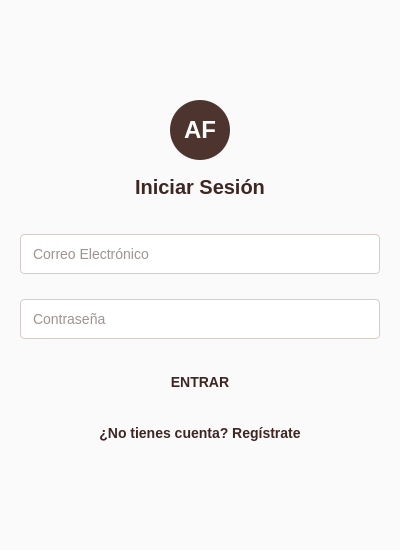
<?xml version="1.0" encoding="UTF-8"?>
<ui version="4.0">
 <class>AuthWindow</class>
 <widget class="QWidget" name="AuthWindow">
  <property name="geometry">
   <rect>
    <x>0</x>
    <y>0</y>
    <width>400</width>
    <height>550</height>
   </rect>
  </property>
  <property name="windowTitle">
   <string>AlaxaFlow - Acceso</string>
  </property>
  <property name="styleSheet">
   <string notr="true">/* ESTILO GENERAL */
QWidget {
    background-color: #FAFAFA;
    font-family: 'Segoe UI', sans-serif;
    font-size: 14px;
    color: #3E2723;
}
QLineEdit {
    background-color: #FFFFFF;
    border: 1px solid #D7CCC8;
    border-radius: 4px;
    padding: 10px;
    margin-bottom: 10px;
}
QLineEdit:focus {
    border: 2px solid #FFB74D;
}
QPushButton {
    border-radius: 4px;
    padding: 10px;
    font-weight: bold;
}
/* BOTONES PRINCIPALES (ACCION) */
QPushButton.btn-primary {
    background-color: #4E342E;
    color: white;
}
QPushButton.btn-primary:hover {
    background-color: #5D4037;
}
/* BOTONES SECUNDARIOS (LINKS) */
QPushButton.btn-link {
    background-color: transparent;
    color: #4E342E;
    text-decoration: underline;
}
QPushButton.btn-link:hover {
    color: #FFB74D;
}
/* LOGO */
QLabel#Logo, QLabel#Logo_2 {
    background-color: #4E342E;
    color: white;
    font-size: 24px;
    font-weight: bold;
    border-radius: 30px; 
}</string>
  </property>
  <layout class="QVBoxLayout" name="verticalLayout">
   <item>
    <widget class="QStackedWidget" name="stackedWidget">
     <property name="currentIndex">
      <number>0</number>
     </property>
     <widget class="QWidget" name="page_login">
      <layout class="QVBoxLayout" name="verticalLayout_2">
       <property name="spacing">
        <number>15</number>
       </property>
       <item>
        <spacer name="verticalSpacer">
         <property name="orientation">
          <enum>Qt::Vertical</enum>
         </property>
         <property name="sizeHint" stdset="0">
          <size>
           <width>20</width>
           <height>40</height>
          </size>
         </property>
        </spacer>
       </item>
       <item alignment="Qt::AlignHCenter">
        <widget class="QLabel" name="Logo">
         <property name="minimumSize">
          <size>
           <width>60</width>
           <height>60</height>
          </size>
         </property>
         <property name="maximumSize">
          <size>
           <width>60</width>
           <height>60</height>
          </size>
         </property>
         <property name="text">
          <string>AF</string>
         </property>
         <property name="alignment">
          <set>Qt::AlignCenter</set>
         </property>
        </widget>
       </item>
       <item>
        <widget class="QLabel" name="label">
         <property name="styleSheet">
          <string>font-size: 20px; font-weight: bold; margin-bottom: 20px;</string>
         </property>
         <property name="text">
          <string>Iniciar Sesión</string>
         </property>
         <property name="alignment">
          <set>Qt::AlignCenter</set>
         </property>
        </widget>
       </item>
       <item>
        <widget class="QLineEdit" name="input_login_email">
         <property name="placeholderText">
          <string>Correo Electrónico</string>
         </property>
        </widget>
       </item>
       <item>
        <widget class="QLineEdit" name="input_login_pass">
         <property name="echoMode">
          <enum>QLineEdit::Password</enum>
         </property>
         <property name="placeholderText">
          <string>Contraseña</string>
         </property>
        </widget>
       </item>
       <item>
        <widget class="QPushButton" name="btn_login">
         <property name="cursor">
          <cursorShape>PointingHandCursor</cursorShape>
         </property>
         <property name="text">
          <string>ENTRAR</string>
         </property>
         <property name="class" stdset="0">
          <string>btn-primary</string>
         </property>
        </widget>
       </item>
       <item>
        <widget class="QPushButton" name="btn_go_to_register">
         <property name="cursor">
          <cursorShape>PointingHandCursor</cursorShape>
         </property>
         <property name="text">
          <string>¿No tienes cuenta? Regístrate</string>
         </property>
         <property name="class" stdset="0">
          <string>btn-link</string>
         </property>
        </widget>
       </item>
       <item>
        <spacer name="verticalSpacer_2">
         <property name="orientation">
          <enum>Qt::Vertical</enum>
         </property>
         <property name="sizeHint" stdset="0">
          <size>
           <width>20</width>
           <height>40</height>
          </size>
         </property>
        </spacer>
       </item>
      </layout>
     </widget>
     <widget class="QWidget" name="page_register">
      <layout class="QVBoxLayout" name="verticalLayout_3">
       <property name="spacing">
        <number>15</number>
       </property>
       <item>
        <spacer name="verticalSpacer_3">
         <property name="orientation">
          <enum>Qt::Vertical</enum>
         </property>
         <property name="sizeHint" stdset="0">
          <size>
           <width>20</width>
           <height>40</height>
          </size>
         </property>
        </spacer>
       </item>
       <item alignment="Qt::AlignHCenter">
        <widget class="QLabel" name="Logo_2">
         <property name="minimumSize">
          <size>
           <width>60</width>
           <height>60</height>
          </size>
         </property>
         <property name="maximumSize">
          <size>
           <width>60</width>
           <height>60</height>
          </size>
         </property>
         <property name="text">
          <string>AF</string>
         </property>
         <property name="alignment">
          <set>Qt::AlignCenter</set>
         </property>
        </widget>
       </item>
       <item>
        <widget class="QLabel" name="label_2">
         <property name="styleSheet">
          <string>font-size: 20px; font-weight: bold; margin-bottom: 20px;</string>
         </property>
         <property name="text">
          <string>Crear Cuenta</string>
         </property>
         <property name="alignment">
          <set>Qt::AlignCenter</set>
         </property>
        </widget>
       </item>
       <item>
        <widget class="QLineEdit" name="input_reg_nombre">
         <property name="placeholderText">
          <string>Nombre Completo</string>
         </property>
        </widget>
       </item>
       <item>
        <widget class="QLineEdit" name="input_reg_email">
         <property name="placeholderText">
          <string>Correo Electrónico</string>
         </property>
        </widget>
       </item>
       <item>
        <widget class="QLineEdit" name="input_reg_pass">
         <property name="echoMode">
          <enum>QLineEdit::Password</enum>
         </property>
         <property name="placeholderText">
          <string>Contraseña</string>
         </property>
        </widget>
       </item>
       <item>
        <widget class="QPushButton" name="btn_register_action">
         <property name="cursor">
          <cursorShape>PointingHandCursor</cursorShape>
         </property>
         <property name="text">
          <string>REGISTRARSE</string>
         </property>
         <property name="class" stdset="0">
          <string>btn-primary</string>
         </property>
        </widget>
       </item>
       <item>
        <widget class="QPushButton" name="btn_go_to_login">
         <property name="cursor">
          <cursorShape>PointingHandCursor</cursorShape>
         </property>
         <property name="text">
          <string>Volver a Inicio de Sesión</string>
         </property>
         <property name="class" stdset="0">
          <string>btn-link</string>
         </property>
        </widget>
       </item>
       <item>
        <spacer name="verticalSpacer_4">
         <property name="orientation">
          <enum>Qt::Vertical</enum>
         </property>
         <property name="sizeHint" stdset="0">
          <size>
           <width>20</width>
           <height>40</height>
          </size>
         </property>
        </spacer>
       </item>
      </layout>
     </widget>
    </widget>
   </item>
  </layout>
 </widget>
 <resources/>
 <connections/>
</ui>
